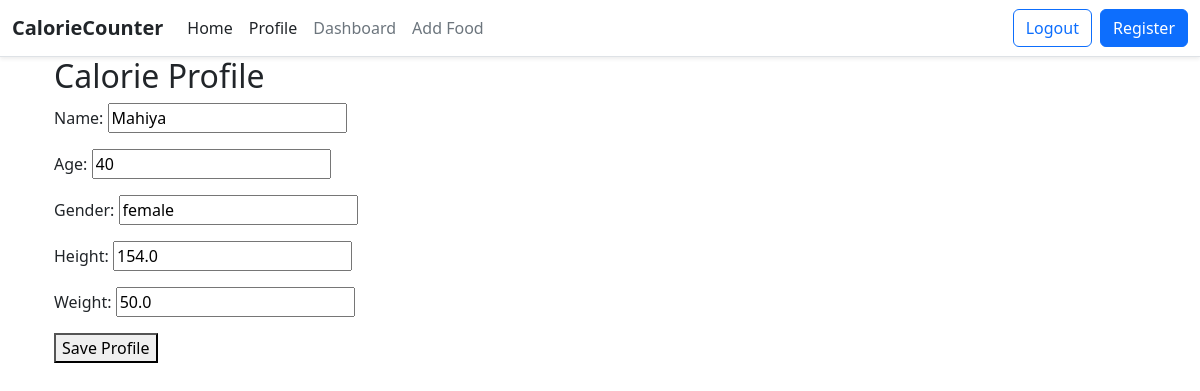
The page /profile/ (signed in) on the database as committed earlier.
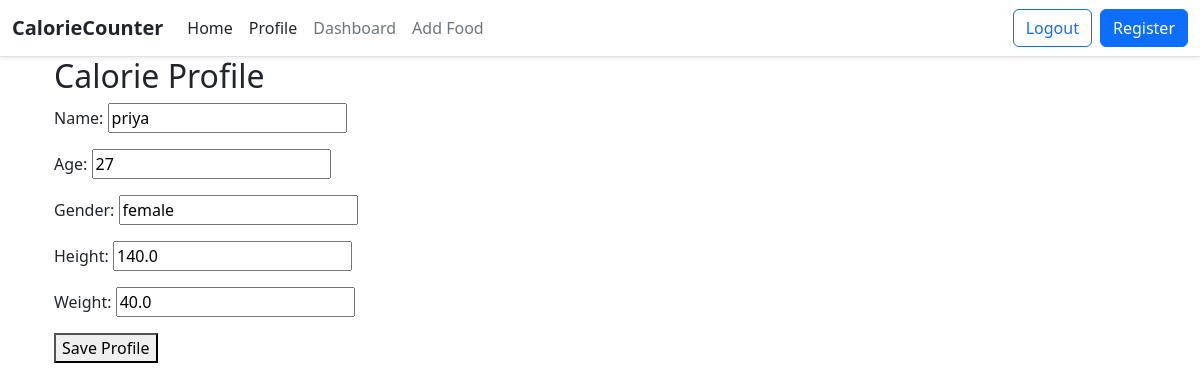
The same page on the database as committed later.
### calorie/models.py (models this page shows, shortened)
class CalorieProfile(models.Model):
    user = models.OneToOneField(
        User,
        on_delete=models.CASCADE
    )
    name = models.CharField(max_length=100)
    age = models.PositiveIntegerField()
    gender = models.CharField(max_length=10)
    height = models.FloatField()
    weight = models.FloatField()

### calorie/views.py (the view)
# urls.py: path('profile/', create_profile, name='profile'),
@login_required
def create_profile(request):
    profile = CalorieProfile.objects.filter(
        user=request.user
    ).first()
    if request.method == 'POST':
        form = CalorieProfileForm(
            request.POST,
            instance=profile
        )
        if form.is_valid():
            saved_profile = form.save(commit=False)
            saved_profile.user = request.user
            saved_profile.save()
            return redirect('dashboard')
    else:
        form = CalorieProfileForm(instance=profile)
    return render(request, 'profile_form.html', {
        'form': form
    })

### calorie/forms.py
class CalorieProfileForm(forms.ModelForm):
    class Meta:
        model = CalorieProfile
        fields = ['name', 'age', 'gender', 'height', 'weight']

### templates/profile_form.html (shortened to what this page needs)
{% extends 'base.html' %}
{% block content %}
<div class="container">
    <h2>Calorie Profile</h2>
    <form method="POST">
        {{ form.as_p }}
        <button type="submit">Save Profile</button>
    </form>
</div>
{% endblock %}

Rows that differ between the two databases and show on the page:
changed CalorieProfile "female": name "Mahiya" → "priya"; age "40" → "27"; height "154.0" → "140.0"; weight "50.0" → "40.0"
